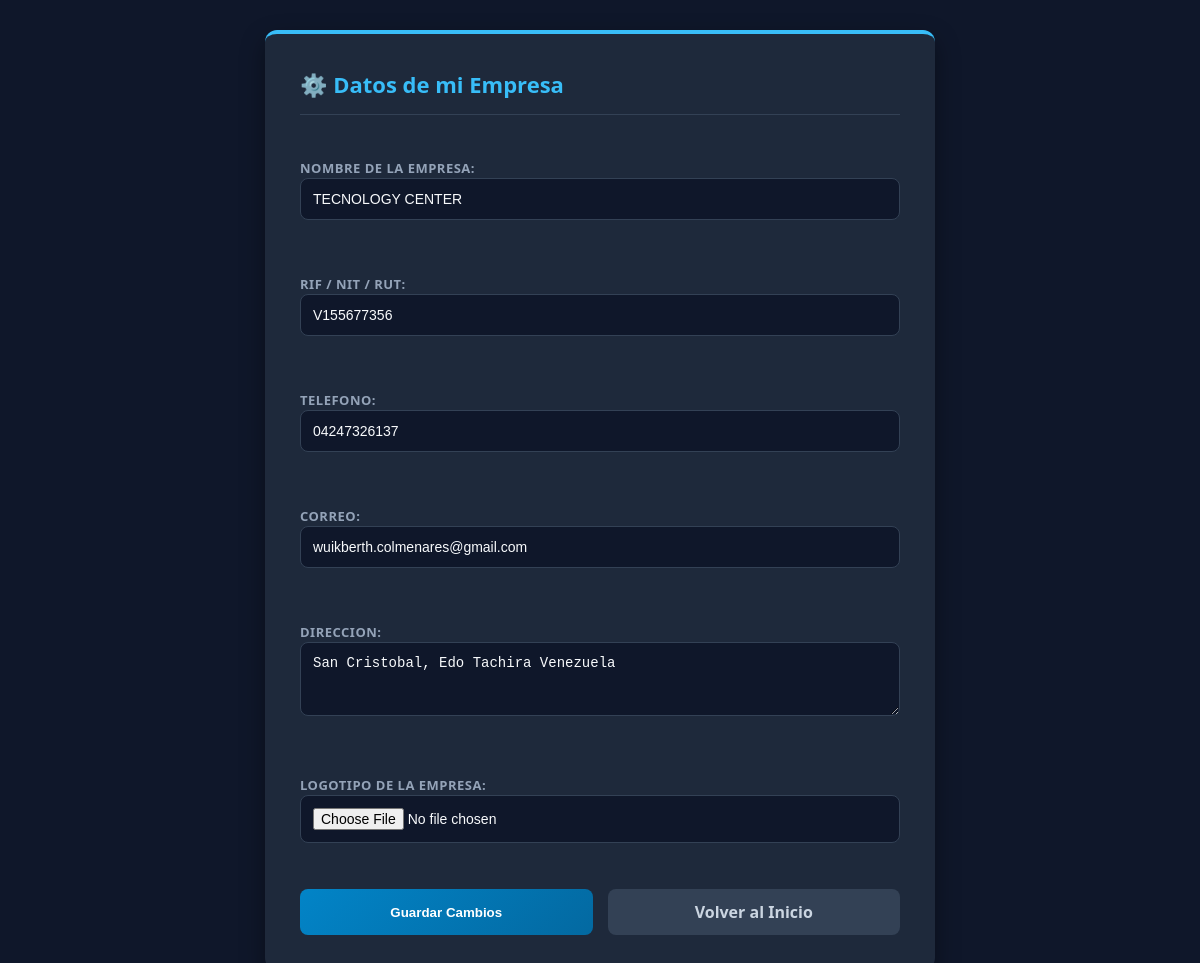
The page /empresa/configurar/ on the database its author committed.
### gestion/models.py (models this page shows, shortened)
class DatosEmpresa(models.Model):
    nombre_comercial = models.CharField(
        max_length=150, verbose_name="Nombre de la Empresa"
    )
    identificacion_fiscal = models.CharField(
        max_length=50, verbose_name="RIF / NIT / RUT"
    )
    telefono = models.CharField(max_length=50, blank=True, null=True)
    correo = models.EmailField(blank=True, null=True)
    direccion = models.TextField(blank=True, null=True)
    logo = models.ImageField(
        upload_to="empresa/",
        blank=True,
        null=True,
        verbose_name="Logotipo de la Empresa",
    )
    class Meta:
        verbose_name = "Datos de mi Empresa"
        verbose_name_plural = "Datos de mi Empresa"

### gestion/views.py (the view)
# urls.py: path("empresa/configurar/", views.editar_datos_empresa, name="datos_empresa"),
def editar_datos_empresa(request):
    empresa = DatosEmpresa.objects.first()
    if request.method == 'POST':
        form = DatosEmpresaForm(request.POST, request.FILES, instance=empresa)
        if form.is_valid():
            form.save()
            return redirect('dashboard')
    else:
        form = DatosEmpresaForm(instance=empresa)
    return render(request, 'gestion/datos_empresa.html', {'form': form})

### gestion/forms.py
class DatosEmpresaForm(forms.ModelForm):
    class Meta:
        model = DatosEmpresa
        fields = '__all__'
        widgets = {
            'nombre_comercial': forms.TextInput(attrs={'class': 'form-control'}),
            'identificacion_fiscal': forms.TextInput(attrs={'class': 'form-control'}),
            'telefono': forms.TextInput(attrs={'class': 'form-control'}),
            'direccion': forms.Textarea(attrs={'class': 'form-control', 'rows': 3}),
            'correo': forms.EmailInput(attrs={'class': 'form-control'}),
            'logo': forms.FileInput(attrs={'class': 'form-control'}),
        }

### gestion/templates/gestion/datos_empresa.html (shortened to what this page needs)
<!DOCTYPE html>
<html lang="es">
<head>
</head>
<body>
    <div class="contenedor">
        <h2>⚙️ Datos de mi Empresa</h2>
        <form method="POST" enctype="multipart/form-data">
            {{ form.as_p }}
            <div class="botones">
                <button type="submit" class="btn-guardar">Guardar Cambios</button>
                <a href="/" class="btn-cancelar">Volver al Inicio</a>
            </div>
        </form>
    </div>
</body>
</html>

### gestion/templates/gestion/datos_empresa.html (style rules this page uses)
body { background-color: #0f172a; font-family: 'Segoe UI', system-ui, sans-serif; margin: 0; padding: 30px; color: #f8fafc; display: flex; justify-content: center; }
.contenedor { width: 100%; max-width: 600px; background: #1e293b; padding: 35px; border-radius: 12px; box-shadow: 0 10px 25px rgba(0,0,0,0.4); border-top: 4px solid #38bdf8; }
h2 { color: #38bdf8; margin-top: 0; font-size: 22px; margin-bottom: 25px; border-bottom: 1px solid #334155; padding-bottom: 15px; }
form { display: flex; flex-direction: column; gap: 20px; }
label { font-size: 13px; font-weight: 700; color: #94a3b8; text-transform: uppercase; letter-spacing: 0.5px; }
input, textarea, select { background: #0f172a; border: 1px solid #334155; color: #f8fafc; padding: 12px; border-radius: 8px; font-size: 14px; width: 100%; box-sizing: border-box; }
.botones { display: flex; gap: 15px; margin-top: 10px; }
.btn-guardar { background: linear-gradient(135deg, #0284c7, #0369a1); color: white; border: none; padding: 12px 25px; border-radius: 8px; font-weight: 700; cursor: pointer; flex: 1; transition: all 0.2s; }
.btn-cancelar { background: #334155; color: #cbd5e1; text-decoration: none; padding: 12px 25px; border-radius: 8px; font-weight: 700; text-align: center; flex: 1; transition: all 0.2s; }

### rows shown on the page
DatosEmpresa: nombre_comercial "TECNOLOGY CENTER", identificacion_fiscal "V155677356", telefono "04247326137", correo "wuikberth.colmenares@gmail.com", direccion "San Cristobal, Edo Tachira Venezuela"
